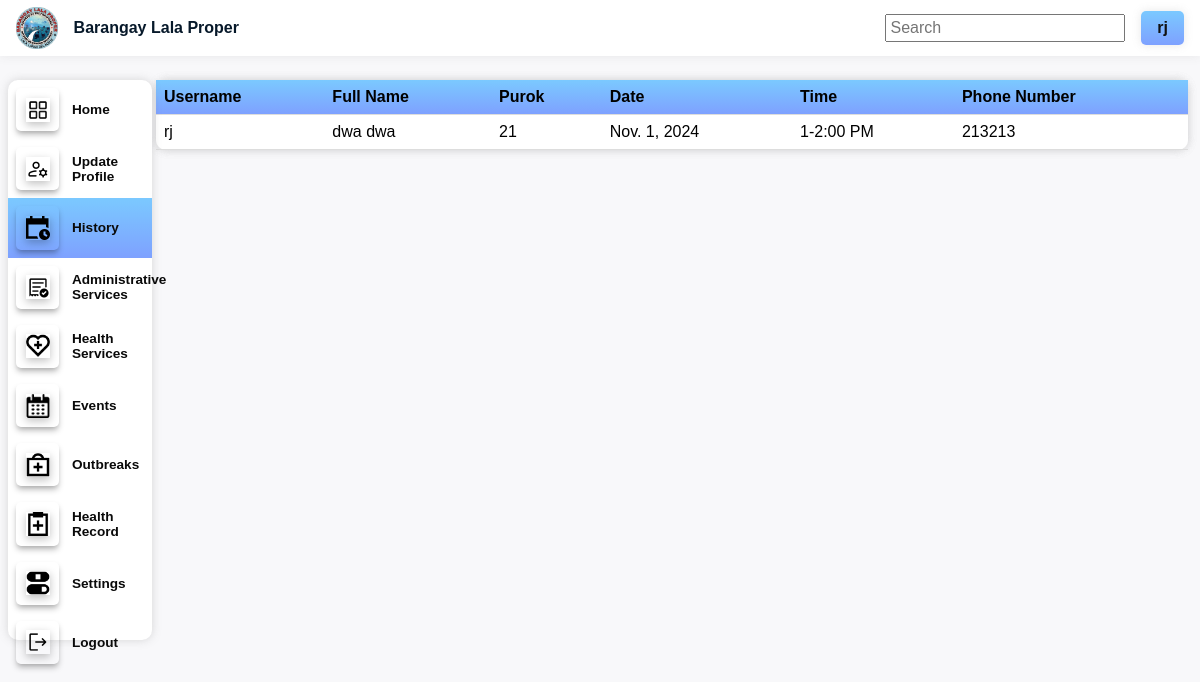
The page /residentHistory/ (signed in) on the database its author committed.
### barangay/models.py (models this page shows, shortened)
class Schedule(models.Model):
    bhwService= models.ForeignKey(HealthService, on_delete=models.CASCADE, null=True)
    user = models.ForeignKey(User, on_delete=models.CASCADE, null=True)
    fname = models.CharField(max_length =255)
    lname = models.CharField(max_length =255)
    purok = models.IntegerField(null=True, blank=True)
    age = models.IntegerField(null=True, blank=True)
    phonenum = models.CharField(max_length =255)
    date = models.DateField(max_length =255)
    time = models.CharField(max_length=100, null=True)

### barangay/views.py (the view)
# urls.py: re_path(r'^residentHistory/$', views.residentHistory, name='residentHistory'),
def residentHistory(request):
    user = request.user
    schedules = Schedule.objects.filter(user__username=user.username)
    return render(request, 'resident/residentHistory.html', {'schedules': schedules})

### barangay/templates/resident/residentHistory.html (shortened to what this page needs)
{% load static %}
{% block css %}
<link rel="stylesheet" href="{% static 'css/residentHS.css' %}">
{% endblock %}
<body>
    {% load account %}
    {% load account %}
    {% block content %}
    <div class="adminContainer">
        {% include 'resident/residentTopnav.html' %}
        <div class="MC-Bottom">
            {% include 'resident/residentNav.html' %}
            <div class="contents">
                <section id="content">
                    <table>
                        <thead>
                            <tr>
                                <th>Username</th>
                                <th>Full Name</th>
                                <th>Purok</th>
                                <th>Date</th>
                                <th>Time</th>
                                <th>Phone Number</th>
                            </tr>
                        </thead>
                        <tbody>
                            {% for schedule in schedules %}
                            <tr>
                                <td>{{ schedule.user.username }}</td>
                                <td>{{ schedule.fname }} {{ schedule.lname }}</td>
                                <td>{{ schedule.purok }}</td>
                                <td>{{ schedule.date }}</td>
                                <td>{{ schedule.time }}</td>
                                <td>{{ schedule.phonenum }}</td>
                            </tr>
                            {% endfor %}
                        </tbody>
                    </table>
                </section>
            </div>
        </div>
    </div>
    {% endblock %}
</body>

### barangay/templates/resident/residentTopnav.html (shortened to what this page needs)
<body>
    {% load account %}
    {% block content %}
    <div class="adminContainer">
        <div class="ac-top">
            <div class="ac-Left">
                <img src="../../static/images/lala-logo.jpg" alt="">
                <h3>Barangay Lala Proper</h3>
            </div>
            <div class="ac-right">
                <input type="" name="" id="HomeSearch" placeholder="Search">
                <div class="Accounts">
                   <a>{% user_display user %}</a>
                </div>
            </div>
        </div>
    </div>
    {% endblock %}
</body>

### barangay/static/css/residentHS.css (style rules this page uses)
* { margin: 0; padding: 0; box-sizing: border-box; }
body { background-color: #f8f8fa; font-family: Arial, sans-serif; height: 90vh; }
.ac-top { height: 3.5rem; display: flex; justify-content: space-between; align-items: center; padding: 0.5rem 1rem; position: fixed; top: 0; width: 100%; z-index: 2; background-color: #fff; box-shadow: 0 0 10px rgba(80, 79, 79, 0.1); }
.ac-left { display: flex; align-items: center; }
.ac-left img { width: 2.6rem; height: 2.6rem; margin-right: 1rem; }
.ac-left h3 { color: #07192a; font-size: 1rem; }
.ac-right { display: flex; align-items: center; gap: 1rem; }
.ac-right input { padding: 0.2rem; width: 15rem; font-size: 1rem; }
.Accounts a { display: inline-block; padding: 0.5rem 1rem; box-shadow: 0 0 10px rgba(134, 134, 134, 0.2); color: #111111; border-radius: 5px; text-decoration: none; font-size: 1rem; font-weight: 600; white-space: nowrap; overflow: hidden; text-overflow: ellipsis; max-width: 15rem; background: linear-gradient(#7BC9FF,#7EA1FF); }
.contents { top: 5rem; margin-top: 5rem; width: 86%; margin-left: 13%; background-color: #ffff; box-shadow: 0 0 10px rgba(134, 134, 134, 0.2); border-radius: 10px; z-index: 1; }
.ac-right input { padding: 0.2rem; width: 15rem; }
#content { top: 5rem; margin-top: 5rem; width: 100%; background-color: #ffff; box-shadow: 0 0 10px rgba(134, 134, 134, 0.2); border-radius: 10px; z-index: 1; }
table { width: 100%; border-collapse: collapse; }
table th, table td { border-bottom: 1px solid #ddd; padding: 0.5rem; }
table th { background-color: #f4f4f4; }
th { background: linear-gradient(#7BC9FF,#7EA1FF); text-align: left; }

### rows shown on the page
Schedule: user.username "rj", fname "dwa", lname "dwa", purok "21", date "Nov. 1, 2024", time "1-2:00 PM", phonenum "213213"
